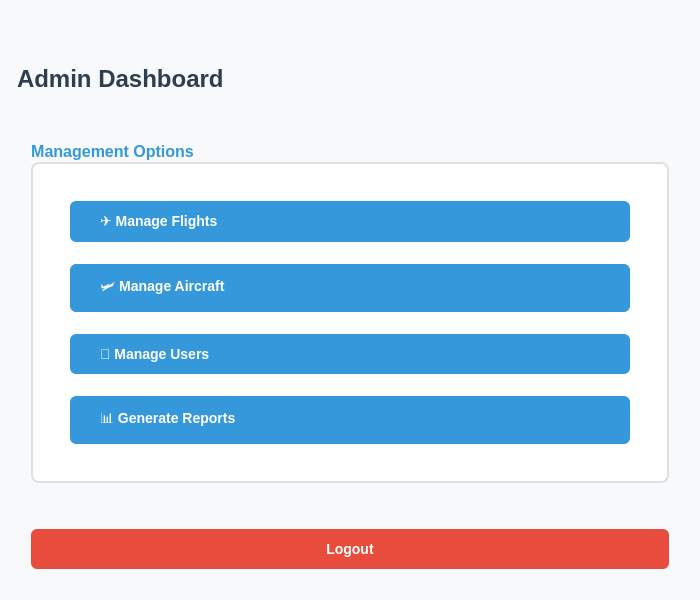
<?xml version="1.0" encoding="UTF-8"?>
<ui version="4.0">
  <class>mainAdminMenu</class>
  <widget class="QDialog" name="mainAdminMenu">
    <property name="geometry">
      <rect>
        <x>0</x>
        <y>0</y>
        <width>700</width>
        <height>600</height>
      </rect>
    </property>
    <property name="minimumSize">
      <size>
        <width>700</width>
        <height>600</height>
      </size>
    </property>
    <property name="windowTitle">
      <string>Airline System - Admin Dashboard</string>
    </property>
    <property name="styleSheet">
      <string notr="true">QDialog {
    background-color: #f8f9fa;
    font-family: 'Segoe UI', Arial, sans-serif;
}
QGroupBox {
    border: 2px solid #e0e0e0;
    border-radius: 8px;
    margin: 20px;
    padding: 20px;
    background-color: white;
    font-size: 16px;
    font-weight: 600;
    color: #2c3e50;
}
QGroupBox::title {
    subcontrol-origin: margin;
    left: 10px;
    padding: 0 8px;
    color: #3498db;
}
QPushButton {
    background-color: #3498db;
    color: white;
    border: none;
    padding: 12px 20px;
    border-radius: 6px;
    margin: 8px;
    font-size: 14px;
    font-weight: 500;
    min-width: 200px;
    text-align: left;
    padding-left: 30px;
}
QPushButton:hover {
    background-color: #2980b9;
}
QPushButton:pressed {
    background-color: #2472a4;
}
QPushButton#LogoutBtn {
    background-color: #e74c3c;
    margin: 20px;
    text-align: center;
    padding-left: 20px;
}
QPushButton#LogoutBtn:hover {
    background-color: #c0392b;
}
QLabel#headerLabel {
    font-size: 24px;
    font-weight: 600;
    color: #2c3e50;
    qproperty-alignment: AlignCenter;
}</string>
    </property>
    <layout class="QVBoxLayout" name="verticalLayout">
      <item>
        <widget class="QLabel" name="headerLabel">
          <property name="styleSheet">
            <string notr="true">margin-top: 20px; margin-bottom: 10px;</string>
          </property>
          <property name="text">
            <string>Admin Dashboard</string>
          </property>
        </widget>
      </item>
      <item>
        <widget class="QGroupBox" name="groupBox">
          <property name="title">
            <string>Management Options</string>
          </property>
          <layout class="QVBoxLayout" name="verticalLayout_2">
            <item>
              <widget class="QPushButton" name="mangeFlightsBtn">
                <property name="styleSheet">
                  <string notr="true">padding-left: 30px;</string>
                </property>
                <property name="text">
                  <string>✈ Manage Flights</string>
                </property>
              </widget>
            </item>
            <item>
              <widget class="QPushButton" name="mangeAircraftsBtn">
                <property name="text">
                  <string>🛩 Manage Aircraft</string>
                </property>
              </widget>
            </item>
            <item>
              <widget class="QPushButton" name="mangeUsersBtn">
                <property name="text">
                  <string>👥 Manage Users</string>
                </property>
              </widget>
            </item>
            <item>
              <widget class="QPushButton" name="generateReportsBtn">
                <property name="text">
                  <string>📊 Generate Reports</string>
                </property>
              </widget>
            </item>
          </layout>
        </widget>
      </item>
      <item>
        <widget class="QPushButton" name="LogoutBtn">
          <property name="text">
            <string>Logout</string>
          </property>
        </widget>
      </item>
    </layout>
  </widget>
  <resources/>
  <connections>
    <connection>
      <sender>LogoutBtn</sender>
      <signal>clicked()</signal>
      <receiver>mainAdminMenu</receiver>
      <slot>deleteLater()</slot>
      <hints>
        <hint type="sourcelabel">
          <x>349</x>
          <y>547</y>
        </hint>
        <hint type="destinationlabel">
          <x>349</x>
          <y>299</y>
        </hint>
      </hints>
    </connection>
  </connections>
</ui>
